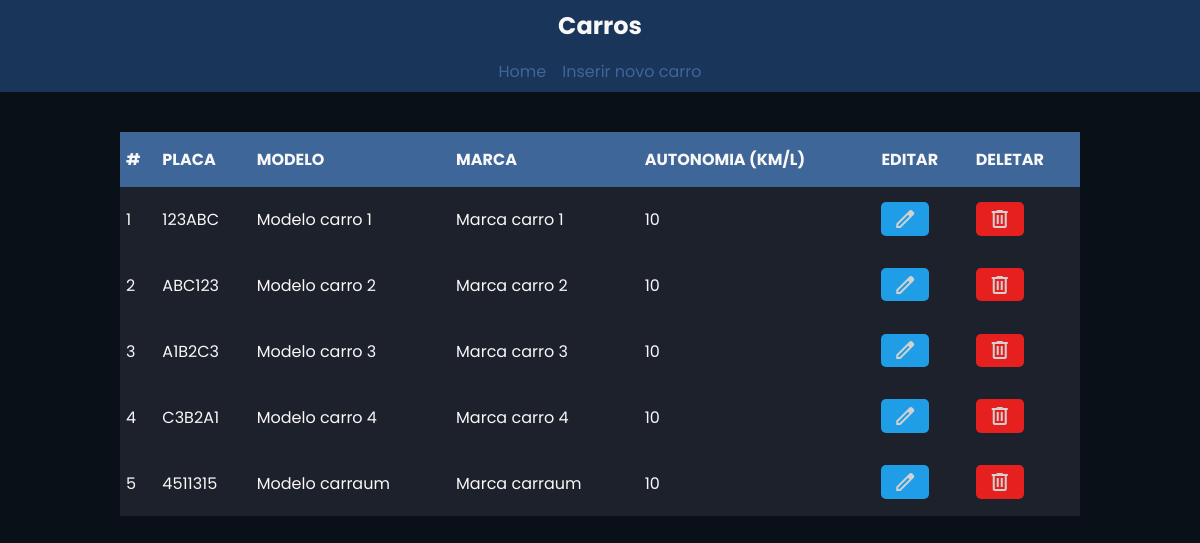
The page / on the database its author committed.
### tables this page shows
CREATE TABLE "carros" (
	id INTEGER NOT NULL PRIMARY KEY AUTOINCREMENT,
	placa TEXT NOT NULL,
	modelo TEXT NOT NULL,
	marca TEXT NOT NULL,
	autonomia REAL NOT NULL
);

### index.php (the view, shortened to what this page needs)
<!DOCTYPE html>
<html lang="pt-br">
<?php
$caminhoBanco = "database/carros_bd.sqlite";
$conexao = new PDO("sqlite:".$caminhoBanco);
$conexao->setAttribute(PDO::ATTR_DEFAULT_FETCH_MODE, PDO::FETCH_OBJ);
?>
<head>
    <link rel="stylesheet" href="css/index.css">
</head>
<body>
    <header>
        <h2>Carros</h2>
        <ul>
            <li>
                <a href="#">Home</a>
            </li>
            <li>
                <a href="carros_insert.php">Inserir novo carro</a>
            </li>
        </ul>
    </header>
    <main>
        <table>
            <thead>
                <tr>
                    <th scope="col">#</th>
                    <th scope="col">PLACA</th>
                    <th scope="col">MODELO</th>
                    <th scope="col">MARCA</th>
                    <th scope="col">AUTONOMIA (KM/L)</th>
                    <th scope="col">EDITAR</th>
                    <th scope="col">DELETAR</th>
                </tr>
            </thead>
            <tbody>
                <?php
                $consulta = $conexao->query("SELECT * FROM carros;");
                $carros = $consulta->fetchAll();
                foreach ($carros as $carro) :
                ?>
                    <tr>
                        <td><?= $carro->id; ?></td>
                        <td><?= $carro->placa; ?></td>
                        <td><?= $carro->modelo; ?></td>
                        <td><?= $carro->marca; ?></td>
                        <td><?= $carro->autonomia; ?></td>
                        <td>
                            <a href="#" class="btn material-symbols-outlined" id="btn-editar">edit</a>
                        </td>
                        <td>
                            <a href="#" class="btn material-symbols-outlined" id="btn-deletar">delete</a>
                        </td>
                    </tr>
                <?php
                endforeach;
                ?>
            </tbody>
        </table>
    </main>
</body>
</html>

### css/index.css (style rules this page uses)
* { box-sizing: border-box; font-family: 'Poppins', sans-serif; margin: 0; padding: 0; }
body { background-color: #091018; }
header { background-color: #19355a; color: #f8f8f8; text-align: center; display: flex; flex-direction: column; align-items: center; gap: 2vh; padding: 1vh; width: 100vw; }
header > ul { list-style-type: none; display: flex; align-items: center; gap: 2vh; }
header > ul > li > a { color: #3f6699; text-decoration: none; transition: .3s; }
table { border-collapse: collapse; color: #f8f8f8; text-align: left; margin: 5vh auto; width: 80vw; }
table > thead > tr { background-color: #3f6699; }
table > thead > tr > th, table > tbody > tr > td { padding: 15px 6px; }
table > tbody > tr { background-color: #1d212b; }
.btn { border-radius: 5px; color: #d1d1d1; padding: .2em; text-align: center; text-decoration: none; transition: .2s; width: 4vw; }
#btn-editar { background-color: #1f9de6; }
#btn-deletar { background-color: #e61f1f; transition: .2s; }

### rows shown on the page
carros: id "1", placa "123ABC", modelo "Modelo carro 1", marca "Marca carro 1", autonomia "10"
carros: id "2", placa "ABC123", modelo "Modelo carro 2", marca "Marca carro 2", autonomia "10"
carros: id "3", placa "A1B2C3", modelo "Modelo carro 3", marca "Marca carro 3", autonomia "10"
carros: id "4", placa "C3B2A1", modelo "Modelo carro 4", marca "Marca carro 4", autonomia "10"
carros: id "5", placa "4511315", modelo "Modelo carraum", marca "Marca carraum", autonomia "10"
